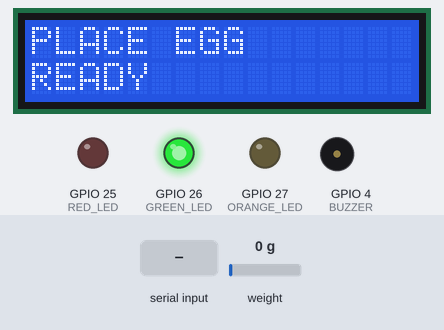
Recording of a sketch running on a simulated ESP32. Shown: 16×2 character LCD, output pins drawn as LEDs (lit = HIGH), buzzer (waves = sounding, pin HIGH). The inputs (shaded band) are chosen by the test bench; at power-on: weight on the scale 0 g. What the sketch prints to the serial monitor is not drawn.

Above: at 6.3 s.
6.4 s: "QUALITY:GOOD\n" received over Serial
At 7.4 s:
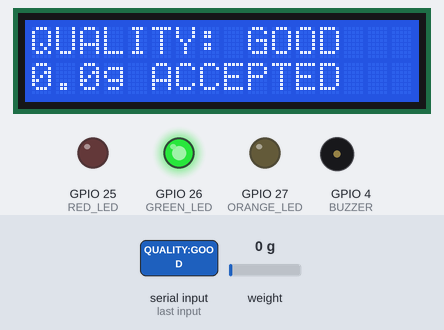
11.4 s: weight on the scale set to 3 g
13.5 s: weight on the scale set to 6 g
At 14.8 s:
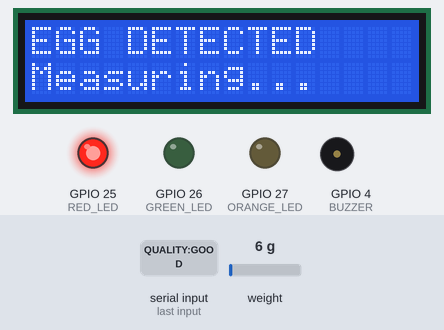
18.5 s: "QUALITY:BAD\n" received over Serial
At 19.8 s:
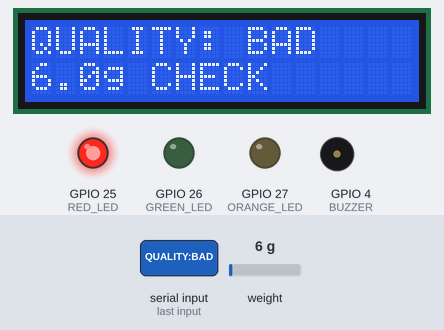
23.5 s: "QUALITY:GOOD\n" received over Serial
At 29.0 s:
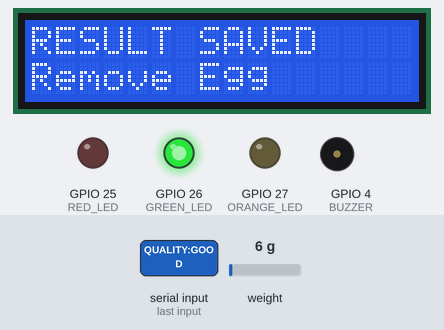
Timing chart, 0 to 29.5 s (numbered marks = the images above; inputs shaded):
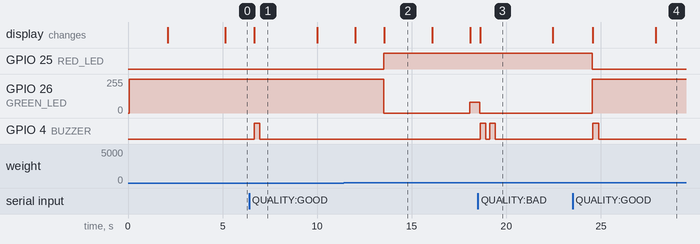

Measured:
- the behaviour switches between 4 and 5 g on weight on the scale (found by bisection; images 1 and 2)
- after the input at 6.4 s, GPIO 4 (BUZZER): LOW → HIGH after 0.28 s, → LOW 0.30 s later; the display: changes after 0.28 s (image 1)
- after the input at 13.5 s, GPIO 25 (RED_LED): LOW → HIGH at once; GPIO 26 (GREEN_LED): 255/255 → 0/255 at once, → 80/255 4.6 s later; the display: changes at once (image 2)
- after the input at 18.5 s, GPIO 26 (GREEN_LED): 80/255 → 0/255 after 0.10 s; GPIO 4 (BUZZER): alternates HIGH for 0.30 s and LOW for 0.20 s, 4 changes in all, then stays LOW, starting after 0.12 s; the display: changes after 0.12 s (image 3)
- after the input at 23.5 s, GPIO 25 (RED_LED): HIGH → LOW after 1.0 s; GPIO 26 (GREEN_LED): 0/255 → 255/255 after 1.0 s; GPIO 4 (BUZZER): LOW → HIGH after 1.1 s, → LOW 0.30 s later; the display: first changes after 1.1 s (image 4 shows a later state)
- what the display in image 1 shows lasts 3.3 s, from 6.7 s to 10.0 s
- what the display in image 2 shows lasts 2.6 s, from 13.5 s to 16.1 s

The sketch:

tester.ino
```cpp
#include <Wire.h>
#include <LiquidCrystal_I2C.h>
#include <HX711.h>

// =====================================================
// PIN DEFINITIONS
// =====================================================

// RGB MODULE
#define RED_LED    25
#define GREEN_LED  26
#define ORANGE_LED 27   // ⚠️ MISLEADING NAME. This pin is the module's BLUE
                        // channel and is never driven HIGH in this sketch or
                        // in the station firmware. The orange you see is RED
                        // full + analogWrite(GREEN, 80) below, not this pin.
                        // The station sketch calls the same pin LED_BLUE_PIN,
                        // which is what made the 2026-08-23 LED debugging so
                        // confusing. Rename is J's call; it is his sketch.

// HX711 LOAD CELL
#define HX711_DT  32
#define HX711_SCK 33

// LCD I2C
#define LCD_SDA 21
#define LCD_SCL 22

// BUZZER
#define BUZZER  4


// =====================================================
// OBJECTS
// =====================================================

LiquidCrystal_I2C lcd(0x27, 16, 2);

HX711 scale;


// =====================================================
// LOAD CELL CALIBRATION
// =====================================================

// Your tested calibration factor
float calibration_factor = 698.0;


// =====================================================
// SYSTEM VARIABLES
// =====================================================

bool eggDetected = false;
bool inspectionStarted = false;
bool waitingForAI = false;

float eggWeight = 0.0;


// =====================================================
// SETUP
// =====================================================

void setup() {

  // -------------------------------------------------
  // SERIAL
  // -------------------------------------------------

  Serial.begin(115200);


  // -------------------------------------------------
  // RGB MODULE
  // -------------------------------------------------

  pinMode(RED_LED, OUTPUT);
  pinMode(GREEN_LED, OUTPUT);
  pinMode(ORANGE_LED, OUTPUT);


  // -------------------------------------------------
  // BUZZER
  // -------------------------------------------------

  pinMode(BUZZER, OUTPUT);

  digitalWrite(BUZZER, LOW);


  // -------------------------------------------------
  // LCD
  // -------------------------------------------------

  Wire.begin(LCD_SDA, LCD_SCL);

  lcd.init();
  lcd.backlight();


  // -------------------------------------------------
  // HX711
  // -------------------------------------------------

  scale.begin(HX711_DT, HX711_SCK);

  scale.set_scale(calibration_factor);


  // -------------------------------------------------
  // STARTUP
  // -------------------------------------------------

  setGreen();

  lcd.clear();

  lcd.setCursor(0, 0);
  lcd.print("Egg Inspector");

  lcd.setCursor(0, 1);
  lcd.print("Starting...");

  delay(2000);


  // -------------------------------------------------
  // CHECK HX711
  // -------------------------------------------------

  if (scale.is_ready()) {

    Serial.println("HX711 detected.");

  } else {

    Serial.println("WARNING: HX711 not ready!");

  }


  // -------------------------------------------------
  // TARE
  // -------------------------------------------------

  lcd.clear();

  lcd.setCursor(0, 0);
  lcd.print("Initializing");

  lcd.setCursor(0, 1);
  lcd.print("Scale...");

  delay(2000);


  // Make sure the platform is empty
  scale.tare();


  // -------------------------------------------------
  // READY
  // -------------------------------------------------

  showReady();

}


// =====================================================
// MAIN LOOP
// =====================================================

void loop() {

  // ===================================================
  // CHECK AI RESULT
  // ===================================================

  checkAIResult();


  // ===================================================
  // DETECT EGG USING LOAD CELL
  // ===================================================

  if (!waitingForAI) {

    float currentWeight = getWeight();


    // -----------------------------------------------
    // NO EGG
    // -----------------------------------------------

    if (currentWeight < 5.0) {

      if (eggDetected) {

        eggDetected = false;
        inspectionStarted = false;

      }

      setGreen();

      showReady();

      delay(500);

      return;
    }


    // -----------------------------------------------
    // EGG DETECTED
    // -----------------------------------------------

    if (!eggDetected) {

      eggDetected = true;

      setRed();

      lcd.clear();

      lcd.setCursor(0, 0);
      lcd.print("EGG DETECTED");

      lcd.setCursor(0, 1);
      lcd.print("Measuring...");

      Serial.println("EGG:DETECTED");

      delay(1500);

    }


    // =================================================
    // START INSPECTION
    // =================================================

    if (!inspectionStarted) {

      inspectionStarted = true;


      // ---------------------------------------------
      // GET FINAL WEIGHT
      // ---------------------------------------------

      eggWeight = getWeight();


      // Prevent negative values
      if (eggWeight < 0) {
        eggWeight = 0;
      }


      // ---------------------------------------------
      // DISPLAY WEIGHT
      // ---------------------------------------------

      lcd.clear();

      lcd.setCursor(0, 0);
      lcd.print("WEIGHT:");

      lcd.setCursor(8, 0);
      lcd.print(eggWeight, 1);
      lcd.print("g");


      lcd.setCursor(0, 1);
      lcd.print("Quality Check");


      // ---------------------------------------------
      // SEND WEIGHT TO COMPUTER
      // ---------------------------------------------

      Serial.print("WEIGHT:");
      Serial.println(eggWeight, 1);


      delay(2000);


      // ---------------------------------------------
      // START AI INSPECTION
      // ---------------------------------------------

      setOrange();


      lcd.clear();

      lcd.setCursor(0, 0);
      lcd.print("QUALITY CHECK");

      lcd.setCursor(0, 1);
      lcd.print("SCANNING...");


      // Tell Python webcam program to capture
      Serial.println("CAPTURE");


      waitingForAI = true;

    }

  }


  delay(100);

}


// =====================================================
// GET WEIGHT
// =====================================================

float getWeight() {

  if (!scale.is_ready()) {

    Serial.println("HX711 not ready!");

    return 0.0;

  }


  // Average 10 readings
  float weight = scale.get_units(10);


  return weight;

}


// =====================================================
// CHECK AI RESULT
// =====================================================

void checkAIResult() {

  if (Serial.available()) {

    String result = Serial.readStringUntil('\n');

    result.trim();


    Serial.print("Received: ");
    Serial.println(result);


    // -----------------------------------------------
    // GOOD
    // -----------------------------------------------

    if (result == "QUALITY:GOOD") {

      showGoodResult();

    }


    // -----------------------------------------------
    // BAD
    // -----------------------------------------------

    else if (result == "QUALITY:BAD") {

      showBadResult();

    }

  }

}


// =====================================================
// READY
// =====================================================

void showReady() {

  lcd.clear();

  lcd.setCursor(0, 0);
  lcd.print("PLACE EGG");

  lcd.setCursor(0, 1);
  lcd.print("READY");

}


// =====================================================
// GOOD RESULT
// =====================================================

void showGoodResult() {

  waitingForAI = false;


  // Green = Good
  setGreen();


  lcd.clear();

  lcd.setCursor(0, 0);
  lcd.print("QUALITY: GOOD");


  lcd.setCursor(0, 1);
  lcd.print(eggWeight, 1);
  lcd.print("g ACCEPTED");


  // One beep
  beep();


  delay(3000);


  lcd.clear();

  lcd.setCursor(0, 0);
  lcd.print("RESULT SAVED");

  lcd.setCursor(0, 1);
  lcd.print("Remove Egg");


  delay(1000);

}


// =====================================================
// BAD RESULT
// =====================================================

void showBadResult() {

  waitingForAI = false;


  // Red = Bad
  setRed();


  lcd.clear();

  lcd.setCursor(0, 0);
  lcd.print("QUALITY: BAD");


  lcd.setCursor(0, 1);
  lcd.print(eggWeight, 1);
  lcd.print("g CHECK");


  // Two beeps
  beep();

  delay(200);

  beep();


  delay(3000);


  lcd.clear();

  lcd.setCursor(0, 0);
  lcd.print("RESULT SAVED");

  lcd.setCursor(0, 1);
  lcd.print("Remove Egg");


  delay(1000);

}


// =====================================================
// RGB - GREEN
// =====================================================

void setGreen() {

  // GREEN ON
  digitalWrite(GREEN_LED, HIGH);

  // RED OFF
  digitalWrite(RED_LED, LOW);

  // BLUE CHANNEL OFF
  digitalWrite(ORANGE_LED, LOW);

}


// =====================================================
// RGB - RED
// =====================================================

void setRed() {

  // RED ON
  digitalWrite(RED_LED, HIGH);

  // GREEN OFF
  digitalWrite(GREEN_LED, LOW);

  // BLUE OFF
  digitalWrite(ORANGE_LED, LOW);

}


// =====================================================
// RGB - ORANGE
// =====================================================

void setOrange() {

  // RED = ON
  digitalWrite(RED_LED, HIGH);

  // GREEN = PARTIAL
  analogWrite(GREEN_LED, 80);

  // BLUE = OFF
  digitalWrite(ORANGE_LED, LOW);

}


// =====================================================
// BUZZER
// =====================================================

void beep() {

  digitalWrite(BUZZER, HIGH);

  delay(300);

  digitalWrite(BUZZER, LOW);

}
```
